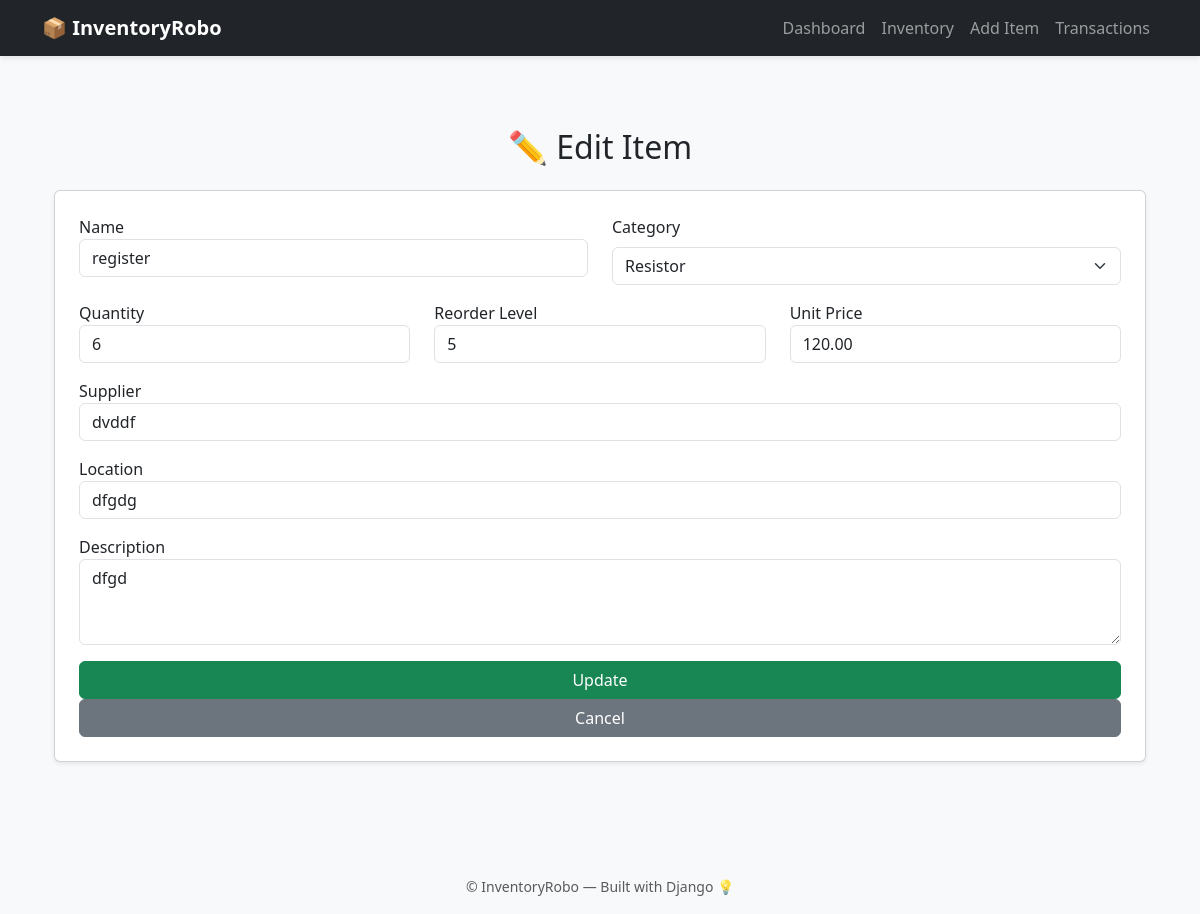
Page /edit/4/ on the committed database.
### inventory/models.py (models this page shows, shortened)
class Item(models.Model):
    CATEGORY_CHOICES = [
        ('Sensor', 'Sensor'),
        ('Connector', 'Connector'),
        ('Resistor', 'Resistor'),
        ('Microcontroller', 'Microcontroller'),
        ('Other', 'Other'),
    ]
    serial_no = models.PositiveIntegerField(unique=True, blank=True, null=True)
    name = models.CharField(max_length=100)
    category = models.CharField(max_length=50, choices=CATEGORY_CHOICES)
    custom_category = models.CharField(max_length=100, blank=True, null=True)
    quantity = models.PositiveIntegerField(default=0)
    reorder_level = models.PositiveIntegerField(default=5)
    unit_price = models.DecimalField(max_digits=10, decimal_places=2)
    supplier = models.CharField(max_length=100, blank=True, null=True)
    location = models.CharField(max_length=100, blank=True, null=True)
    description = models.TextField(blank=True, null=True)
    created_at = models.DateTimeField(auto_now_add=True)

### inventory/views.py (the view, shortened to what this page needs)
# urls.py: path('edit/<int:item_id>/', views.edit_item, name='edit_item'),
def edit_item(request, item_id):
    item = get_object_or_404(Item, id=item_id)
    return render(request, 'inventory/edit_item.html', {'item': item, 'PREDEFINED_CATEGORIES': PREDEFINED_CATEGORIES})

### inventory/templates/inventory/edit_item.html (shortened to what this page needs)
{% extends 'inventory/base.html' %}
{% load static %}
{% block content %}
<div class="container py-5">
    <h2 class="text-center mb-4">✏️ Edit Item</h2>
    <form method="POST" class="card p-4 shadow-sm">
        <div class="row">
            <div class="col-md-6 mb-3">
                <label>Name</label>
                <input type="text" name="name" class="form-control" value="{{ item.name }}" required>
            </div>
            <div class="col-md-6 mb-3">
                <label for="category" class="form-label">Category</label>
                <select id="category" name="category" class="form-select" onchange="toggleCustomCategory(this)" required>
                    {% for cat in PREDEFINED_CATEGORIES %}
                        <option value="{{ cat }}" {% if item.category == cat %}selected{% endif %}>{{ cat }}</option>
                    {% endfor %}
                </select>
            </div>
        </div>
        <div class="row">
            <div class="col-md-4 mb-3">
                <label>Quantity</label>
                <input type="number" name="quantity" class="form-control" value="{{ item.quantity }}" required>
            </div>
            <div class="col-md-4 mb-3">
                <label>Reorder Level</label>
                <input type="number" name="reorder_level" class="form-control" value="{{ item.reorder_level }}" required>
            </div>
            <div class="col-md-4 mb-3">
                <label>Unit Price</label>
                <input type="number" step="0.01" name="unit_price" class="form-control" value="{{ item.unit_price }}" required>
            </div>
        </div>
        <div class="mb-3">
            <label>Supplier</label>
            <input type="text" name="supplier" class="form-control" value="{{ item.supplier }}">
        </div>
        <div class="mb-3">
            <label>Location</label>
            <input type="text" name="location" class="form-control" value="{{ item.location }}">
        </div>
        <div class="mb-3">
            <label>Description</label>
            <textarea name="description" class="form-control" rows="3">{{ item.description }}</textarea>
        </div>
        <button type="submit" class="btn btn-success">Update</button>
        <a href="{% url 'inventory_list' %}" class="btn btn-secondary">Cancel</a>
    </form>
</div>
{% endblock %}

### inventory/templates/inventory/base.html (style rules this page uses)
body { background-color: #f8f9fa; }

### rows in the picture
Item: name "register", category "Resistor", quantity "6", reorder_level "5", unit_price "120.00", supplier "dvddf", location "dfgdg", description "dfgd"
